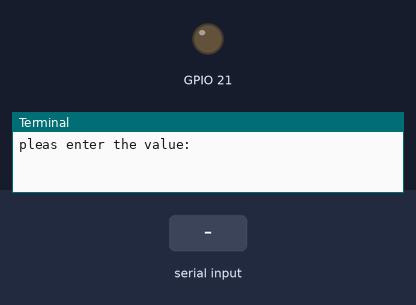
A program run on a simulated Raspberry Pi (BCM pin numbers). Parts: output pins drawn as LEDs (lit = HIGH), the last lines printed to the terminal. The inputs (shaded band) are chosen by the test bench.

Above: at 1.2 s.
1.3 s: "ON" typed at the terminal, then Enter
At 2.0 s:
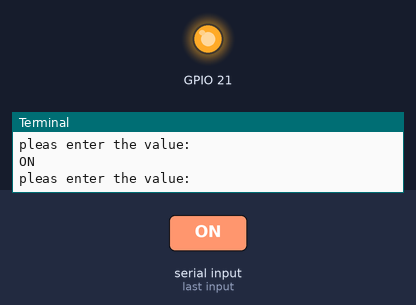
4.3 s: "1" typed at the terminal, then Enter
At 5.5 s:
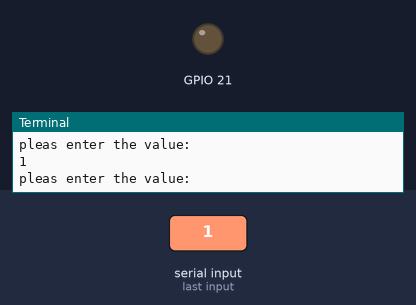
Timing chart, 0 to 7.3 s (numbered marks = the images above; inputs shaded):
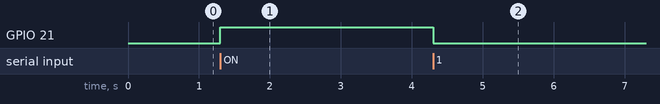

The program:

sr.py
```python
import RPi.GPIO as gpio

gpio.setmode(gpio.BCM)  # 15
gpio.setup(21, gpio.OUT)
while True:
    x= input("pleas enter the value: ")
    if x=="ON" or x == "on":
        gpio.output(21,gpio.HIGH)
    else:
        gpio.output(21,gpio.LOW)
```

Measured:
- after the input at 1.3 s, GPIO 21: LOW → HIGH at once
- after the input at 4.3 s, GPIO 21: HIGH → LOW at once
